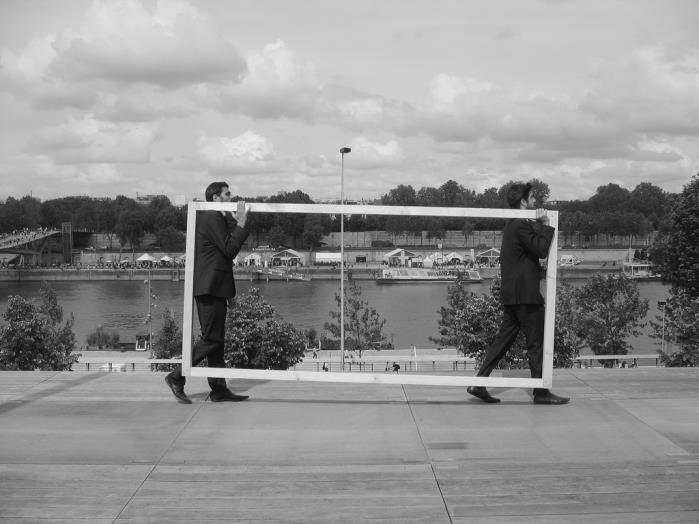
#> input picture 数字图像处理/image_warping/image/source.jpg, 699 x 524 px
$ python main.py
#> lines starting #> are read from the running program, lines starting #| are printed output that depends on the picture; after the words box and inside, x2 and y2 are one past the last pixel; in counts of white or black regions, pixels touching at a corner belong together
### 数字图像处理/image_warping/warp.py
import cv2
import numpy as np
import math


def get_perspective_transform(src_points, dst_points):
    src_points = np.array(src_points, dtype=np.float32)
    dst_points = np.array(dst_points, dtype=np.float32)

    assert src_points.shape == (4, 2) and dst_points.shape == (4, 2)

    def _get_std_mat(points):
        points = cv2.convertPointsToHomogeneous(points).squeeze(1)
        A, b = points[:3].T, points[3]
        scale = np.linalg.solve(A, b)
        A *= scale
        return A

    A = _get_std_mat(src_points)
    B = _get_std_mat(dst_points)
    matrix = B.dot(np.linalg.inv(A))
    return matrix


def warp_perspective(src, matrix, dst_shape):
    assert src.ndim == 2 or src.ndim == 3
    src_h, src_w = src.shape[:2]
    dst_w, dst_h = dst_shape[:2]

    inv_warp = np.linalg.inv(matrix)
    dst_indices = np.array(list(np.ndindex((dst_h, dst_w))), dtype=np.int32)
    dst_indices_homo = cv2.convertPointsToHomogeneous(dst_indices).squeeze(1)
    src_indices_homo = inv_warp.dot(dst_indices_homo.T).T
    src_indices = cv2.convertPointsFromHomogeneous(src_indices_homo).squeeze(1)

    src_indices = src_indices.astype(np.int32)
    src_x, src_y = src_indices[:, 0], src_indices[:, 1]

    valid_mask = (0 <= src_x) & (src_x < src_w) & (0 <= src_y) & (src_y < src_h)

    dst_x, dst_y = dst_indices[valid_mask].T
    src_x, src_y = src_indices[valid_mask].T

    dst = np.zeros(dst_shape, dtype=np.uint8)
    dst[dst_y, dst_x] = src[src_y, src_x]
    return dst


# [48 lines left out: functions warp_sphere, warp_sphere_inv, not called in this run]

### 数字图像处理/image_warping/main.py
import cv2
import numpy as np
import argparse
import warp
import math


def main():
    parser = argparse.ArgumentParser()
    parser.add_argument('--mode', type=str, choices=['perspective', 'sphere', 'sphere-inv'], default='perspective')
    args = parser.parse_args()

    if args.mode == 'perspective':
        src = cv2.imread('image/source.jpg')
#> src is the input picture: shape (524, 699, 3); min 1, max 249, mean 145
        dst = cv2.imread('image/target.jpg')
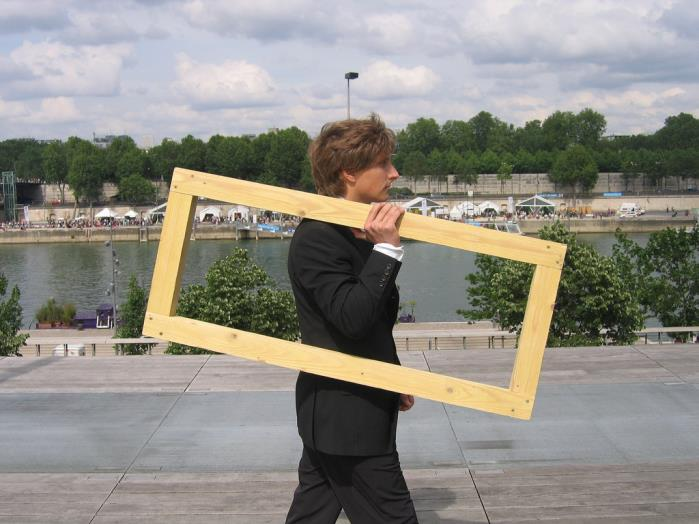
#> input picture 数字图像处理/image_warping/image/target.jpg, 699 x 524 px
#> dst is the input picture: shape (524, 699, 3); mean B, G, R 132.3, 140.1, 142.9
        src_h, src_w, _ = src.shape
#> src_h = 524; src_w = 699
        src_points = np.array([(0, 0), (src_w, 0), (src_w, src_h), (0, src_h)], dtype=np.float32)
#> src_points = [[0, 0], [699, 0], [699, 524], [0, 524]]
        dst_points = np.array([(192, 195), (536, 264), (508, 388), (169, 316)], dtype=np.float32)
        matrix = warp.get_perspective_transform(src_points, dst_points)
        mask = np.ones((src_h, src_w), dtype=np.float32)
        out = warp.warp_perspective(src, matrix, dst.shape)
#> in warp_perspective, `dst[dst_y, dst_x] = src[src_y, src_x]`:
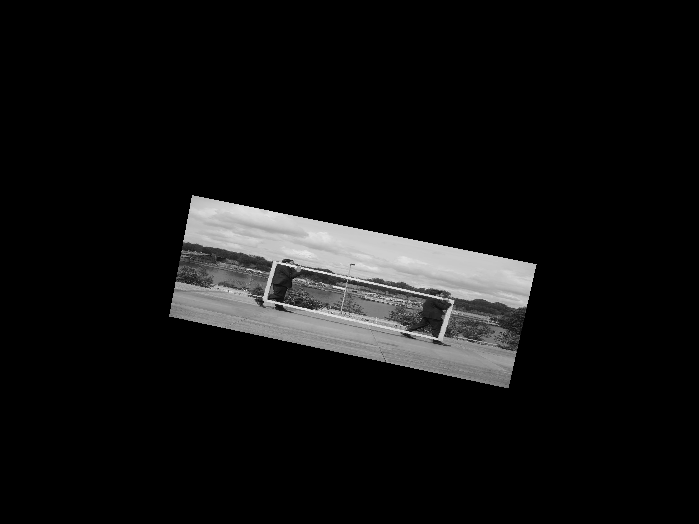
#> dst: shape (524, 699, 3); min 0, max 249, mean 17.4
        mask = warp.warp_perspective(mask, matrix, dst.shape[:2])
#> call 2 of warp_perspective, with matrix = array of shape (3, 3), dst_shape = (524, 699)
#> in warp_perspective (call 2), `dst[dst_y, dst_x] = src[src_y, src_x]`:
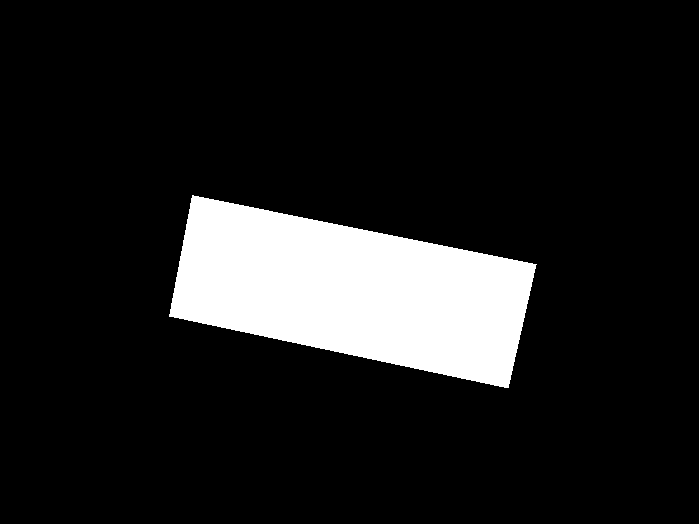
#> dst: shape (524, 699); values 0 (black) and 1 (white), 12% white; 1 white region, box (x1, y1, x2, y2) and area: (169, 195, 537, 388) 43778
        out = (mask[:, :, None] < 0.5) * dst + out
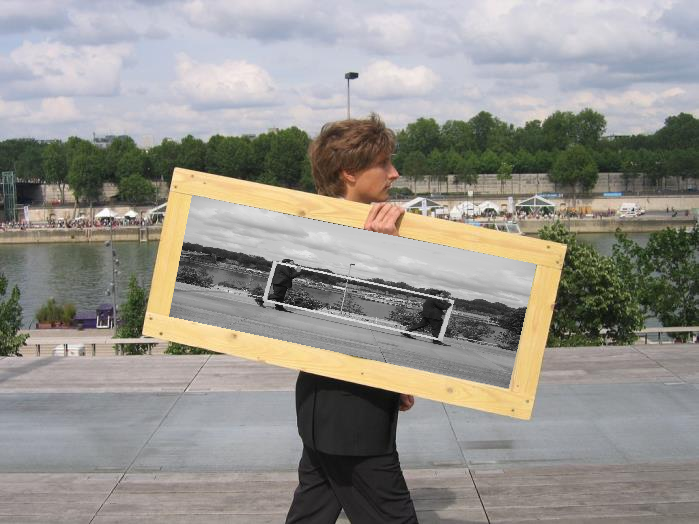
#> out: shape (524, 699, 3); mean B, G, R 140, 146.2, 149
        cv2.imwrite('output/warp_perspective.jpg', out)
    elif args.mode == 'sphere':
        src = cv2.imread('image/warping.png')
        dst_len = int(max(src.shape[:2]) / math.pi * 2)
        dst = warp.warp_sphere(src, (dst_len, dst_len))
        cv2.imwrite('output/warp_sphere.jpg', dst)
    else:
        src = cv2.imread('image/warping.png')
        dst_len = int(max(src.shape[:2]) / math.pi * 2)
        dst = warp.warp_sphere_inv(src, (dst_len, dst_len))
        cv2.imwrite('output/warp_sphere_inv.jpg', dst)


if __name__ == "__main__":
    main()
